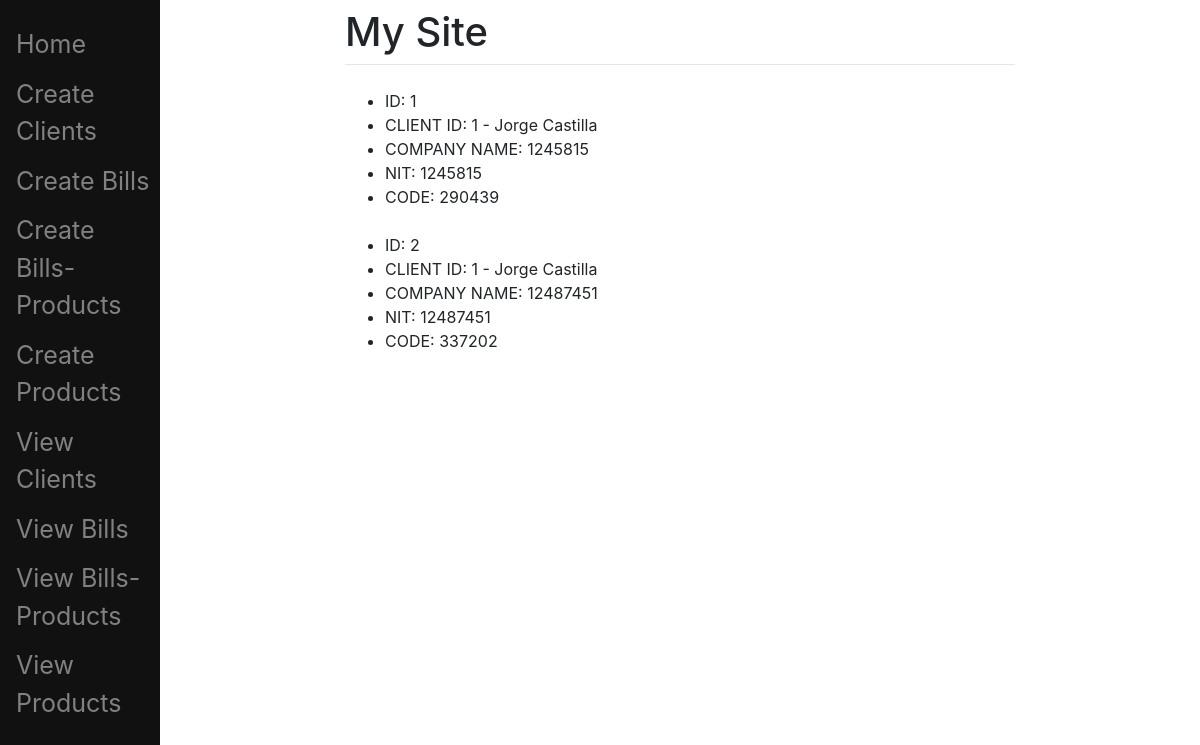
Before: /bill/all (signed in) with the older database file.
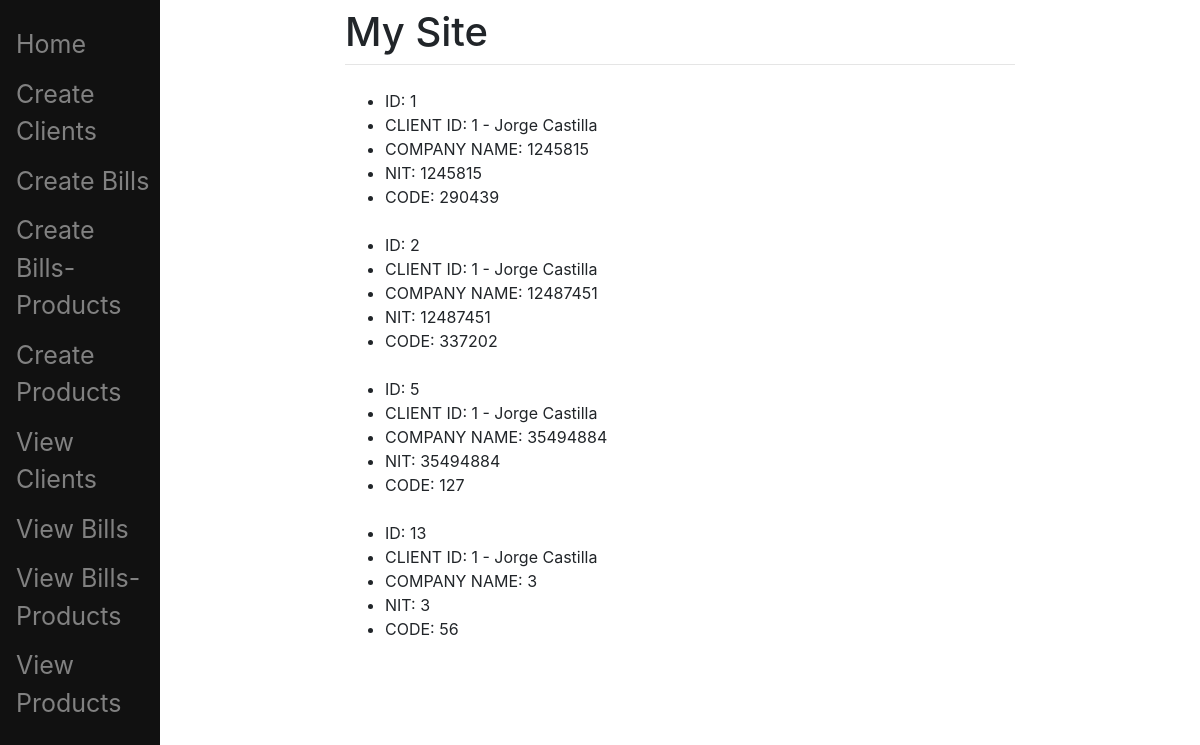
After: the same page with the newer database file.
### blog/models.py (models this page shows, shortened)
class Bill(models.Model):
    id = models.PositiveIntegerField(primary_key = TRUE)
    client_id = models.ForeignKey(Client, on_delete=models.CASCADE)
    company_name = models.CharField(max_length=50)
    nit = models.PositiveIntegerField()
    code = models.PositiveIntegerField()

class Client(models.Model):
    id = models.PositiveIntegerField(primary_key = TRUE)
    document = models.PositiveIntegerField()
    first_name = models.CharField(max_length=50)
    last_name = models.CharField(max_length=50)
    email = models.EmailField(max_length=254)
    def __str__(self):
        return "%s - %s %s" % (self.id,self.first_name, self.last_name)

### pages/views.py (the view)
# urls.py: path('bill/all', views.all_bills_view, name='all bill'),
def all_bills_view(request,*args,**kwargs): #Contact page view
    bills = Bill.objects.all()
    return render(request, "main/show_bills.html", {"bills":bills})

### templates/main/show_bills.html (shortened to what this page needs)
{% extends "main/base.html" %}
{% block content %}
	<ul>
		{% for bill in bills %}
            <li>ID: {{bill.id}}</li>
            <li>CLIENT ID: {{bill.client_id}}</li>
            <li>COMPANY NAME: {{bill.nit}}</li>
            <li>NIT: {{bill.nit}}</li>
            <li>CODE: {{bill.code}}</li>
            <br>
		{% endfor %}
	</ul>
{% endblock %}

Changed rows visible on the page:
added Bill: id "5", client_id "1 - Jorge Castilla", nit "35494884", code "127"
added Bill: id "13", client_id "1 - Jorge Castilla", nit "3", code "56"
